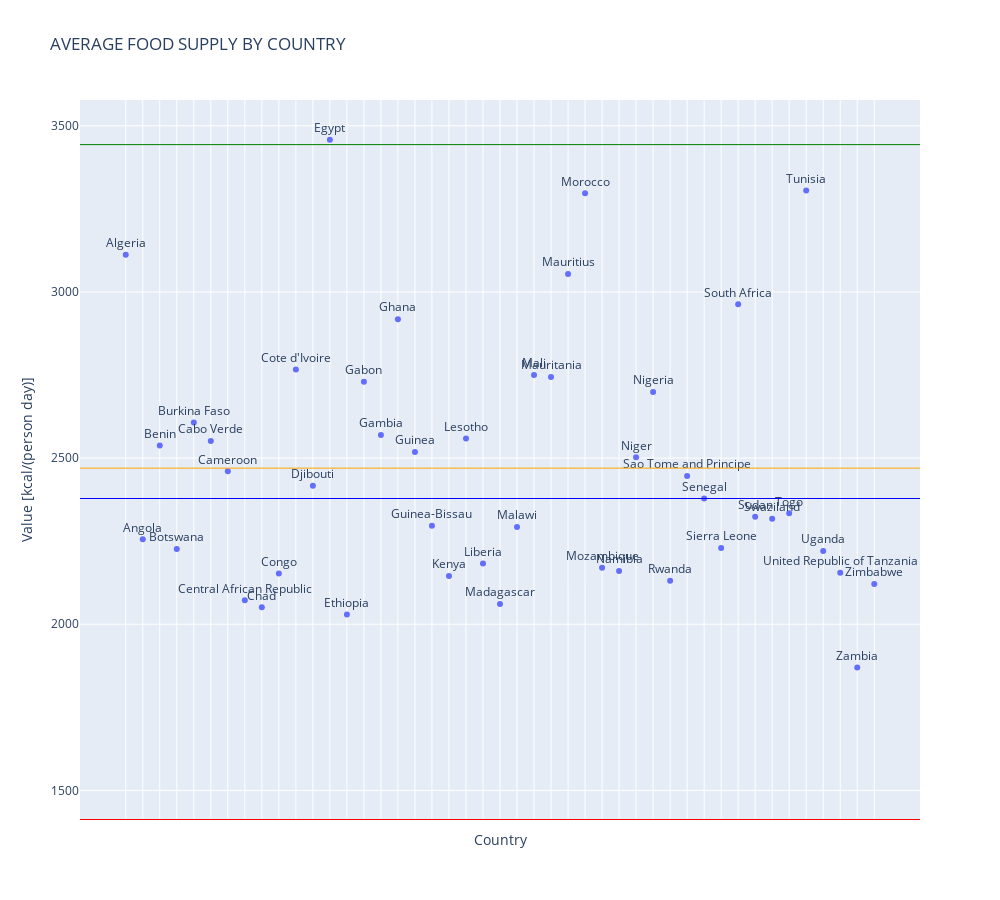

Notebook cell for this chart:
### Markdown cell above
### Average Food Supply by Country

### Code cell
from plotly.offline import plot
fig = px.scatter(meanSupp_C, x='Country', y='Value [kcal/(person day)]', title ='AVERAGE FOOD SUPPLY BY COUNTRY',text='Country')
#add two horizontal lines
fig.update_layout(width=1000, height=900, autosize=False, shapes=[
    #lower fence
    dict(type='line', xref='paper', x0=0, x1=1, yref='y', y0=lower_fence2, y1=lower_fence2, line=dict(
    color='Red', width=1)),
    #mean
    dict(type='line', xref='paper', x0=0, x1=1, yref='y', y0=meanSupp_C['Value [kcal/(person day)]'].mean(), y1=meanSupp_C['Value [kcal/(person day)]'].mean(), line=dict(
    color='Orange', width=1)),
    #median
    dict(type='line', xref='paper', x0=0, x1=1, yref='y', y0=meanSupp_C['Value [kcal/(person day)]'].median(), y1=meanSupp_C['Value [kcal/(person day)]'].median(), line=dict(
    color='Blue', width=1)),
    #upper fence
    dict(type='line', xref='paper', x0=0, x1=1, yref='y', y0=upper_fence2, y1=upper_fence2, line=dict(
    color='Green', width=1))], showlegend=False)

fig.update_traces(textposition='top center')
fig.update_xaxes(showticklabels= False)

fig

### Figure 1 — Plotly figure (JSON) as saved in the notebook; plotly's stock layout.template omitted (floating-point values rounded to 4 significant figures)
{"data": [{"hovertemplate": "Country=%{text}<br>Value [kcal/(person day)]=%{y}<extra></extra>", "legendgroup": "", "marker": {"color": "#636efa", "symbol": "circle"}, "mode": "markers+text", "name": "", "orientation": "v", "showlegend": false, "text": ["Algeria", "Angola", "Benin", "Botswana", "Burkina Faso", "Cabo Verde", "Cameroon", "Central African Republic", "Chad", "Congo", "Cote d'Ivoire", "Djibouti", "Egypt", "Ethiopia", "Gabon", "Gambia", "Ghana", "Guinea", "Guinea-Bissau", "Kenya", "Lesotho", "Liberia", "Madagascar", "Malawi", "Mali", "Mauritania", "Mauritius", "Morocco", "Mozambique", "Namibia", "Niger", "Nigeria", "Rwanda", "Sao Tome and Principe", "Senegal", "Sierra Leone", "South Africa", "Sudan", "Swaziland", "Togo", "Tunisia", "Uganda", "United Republic of Tanzania", "Zambia", "Zimbabwe"], "textposition": "top center", "type": "scatter", "x": ["Algeria", "Angola", "Benin", "Botswana", "Burkina Faso", "Cabo Verde", "Cameroon", "Central African Republic", "Chad", "Congo", "Cote d'Ivoire", "Djibouti", "Egypt", "Ethiopia", "Gabon", "Gambia", "Ghana", "Guinea", "Guinea-Bissau", "Kenya", "Lesotho", "Liberia", "Madagascar", "Malawi", "Mali", "Mauritania", "Mauritius", "Morocco", "Mozambique", "Namibia", "Niger", "Nigeria", "Rwanda", "Sao Tome and Principe", "Senegal", "Sierra Leone", "South Africa", "Sudan", "Swaziland", "Togo", "Tunisia", "Uganda", "United Republic of Tanzania", "Zambia", "Zimbabwe"], "xaxis": "x", "y": [3112.0, 2256.0, 2538.0, 2226.0, 2607.0, 2551.0, 2460.0, 2072.0, 2051.0, 2153, 2767.0, 2416.0, 3458, 2029.0, 2730.0, 2570.0, 2918, 2518, 2296.0, 2145.0, 2559.0, 2183.0, 2061.0, 2292.0, 2750.0, 2744.0, 3054.0, 3297.0, 2170.0, 2160.0, 2502.0, 2699.0, 2131.0, 2446.0, 2378.0, 2229.0, 2963.0, 2324.0, 2317.0, 2334.0, 3306.0, 2220.0, 2155, 1870.0, 2121.0], "yaxis": "y"}], "layout": {"autosize": false, "height": 900, "legend": {"tracegroupgap": 0}, "shapes": [{"line": {"color": "Red", "width": 1}, "type": "line", "x0": 0, "x1": 1, "xref": "paper", "y0": 1412.0, "y1": 1412.0, "yref": "y"}, {"line": {"color": "Orange", "width": 1}, "type": "line", "x0": 0, "x1": 1, "xref": "paper", "y0": 2470.0, "y1": 2470.0, "yref": "y"}, {"line": {"color": "Blue", "width": 1}, "type": "line", "x0": 0, "x1": 1, "xref": "paper", "y0": 2378.0, "y1": 2378.0, "yref": "y"}, {"line": {"color": "Green", "width": 1}, "type": "line", "x0": 0, "x1": 1, "xref": "paper", "y0": 3443.0, "y1": 3443.0, "yref": "y"}], "showlegend": false, "title": {"text": "AVERAGE FOOD SUPPLY BY COUNTRY"}, "width": 1000, "xaxis": {"anchor": "y", "domain": [0, 1], "showticklabels": false, "title": {"text": "Country"}}, "yaxis": {"anchor": "x", "domain": [0, 1], "title": {"text": "Value [kcal/(person day)]"}}}}
